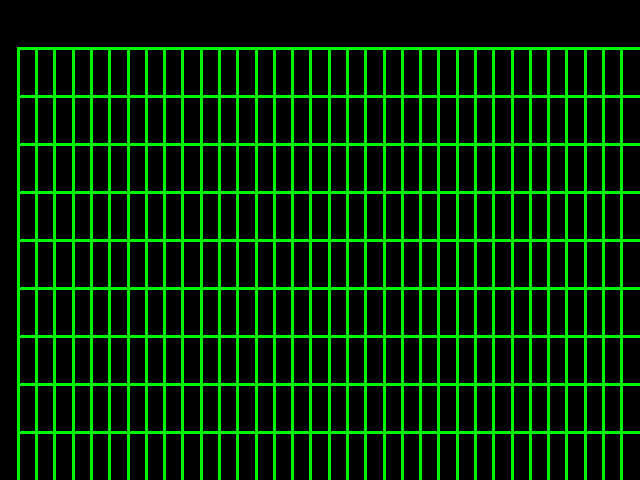
Frame 1 (no input)
Frame 60 (the mouse pressed at the canvas centre just before this capture): identical to frame 1, image omitted
Frame 120 (the mouse held since frame 60 and released just before this capture): identical to frame 1, image omitted

The Processing sketch that drew this single still picture (run headless with seeded random() and noise(); from frame 60 on, the mouse is pressed at the canvas centre):

// Processing sketch: processing_12485
// ── processing_12485.pde

/*
  Patern 2: Regular grid using a for loop
 */

float objectSize = 10;
int heightCount = 10;
int widthCount = 35;


void setup() {
  size(640, 480);
  smooth();
  
  drawGrid();

}

void draw() {
  //nothing to do here right now 
}

void drawGrid() {
  background(0, 0, 0);
  noFill();
  //fill(128);
  
  //outside loop
  for (int j = 1; j < heightCount; j = j + 1) {
    
    //inside loop
    for (int i = 1; i < widthCount; i = i + 1) {
        
     
      //code inside both loops
      stroke(map(i + j, 1, 0, 0, 255), 245, 2);
      strokeWeight(3);
      smooth();
      
      rect(map(i, 0, widthCount, 0, width),
              map(j, 0, heightCount, 0, height),
              width, height);

      //end of loops code
        
    }
    //end of inner loop
    
  }
  //end of outer loops
  
}

void mouseMoved() {
  widthCount = floor(map( mouseX, 0, width, 1, 10));
  heightCount = floor(map( mouseY, 0, height, 1, 30));
  drawGrid();
 
}
